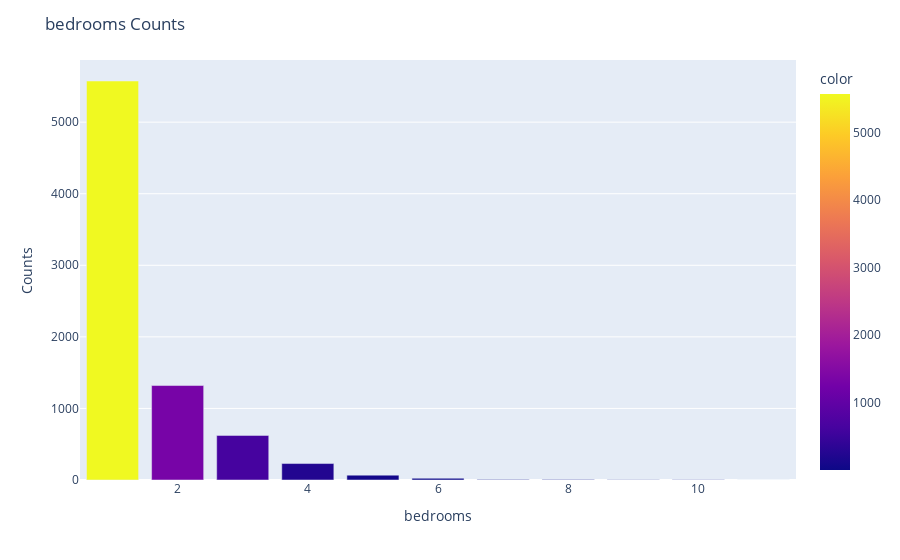

Notebook code cell kept with this figure:
### Code cell
sorted_bedrooms, sorted_counts = sorted_count(bedrooms_counts)

create_bar_chart(
    x_data=sorted_bedrooms,
    y_data=sorted_counts,
    x_title='bedrooms',
    y_title='Counts',
    chart_title='bedrooms Counts',
    isMark = False
)

### Figure 1 — Plotly figure (JSON) as saved in the notebook; plotly's stock layout.template omitted (floating-point values rounded to 4 significant figures)
{"data": [{"alignmentgroup": "True", "hovertemplate": "x=%{x}<br>y=%{y}<br>color=%{marker.color}<extra></extra>", "legendgroup": "", "marker": {"color": [5575, 1320, 623, 230, 68, 24, 8, 7, 4, 3, 1], "coloraxis": "coloraxis"}, "name": "", "offsetgroup": "", "orientation": "v", "showlegend": false, "textposition": "auto", "type": "bar", "x": [1, 2, 3, 4, 5, 6, 7, 8, 9, 10, 11], "xaxis": "x", "y": [5575, 1320, 623, 230, 68, 24, 8, 7, 4, 3, 1], "yaxis": "y"}], "layout": {"barmode": "relative", "coloraxis": {"colorbar": {"title": {"text": "color"}}, "colorscale": [[0, "#0d0887"], [0.1111, "#46039f"], [0.2222, "#7201a8"], [0.3333, "#9c179e"], [0.4444, "#bd3786"], [0.5556, "#d8576b"], [0.6667, "#ed7953"], [0.7778, "#fb9f3a"], [0.8889, "#fdca26"], [1, "#f0f921"]]}, "legend": {"tracegroupgap": 0}, "margin": {"t": 60}, "title": {"text": "bedrooms Counts"}, "xaxis": {"anchor": "y", "domain": [0, 1], "title": {"text": "bedrooms"}}, "yaxis": {"anchor": "x", "domain": [0, 1], "title": {"text": "Counts"}}}}
